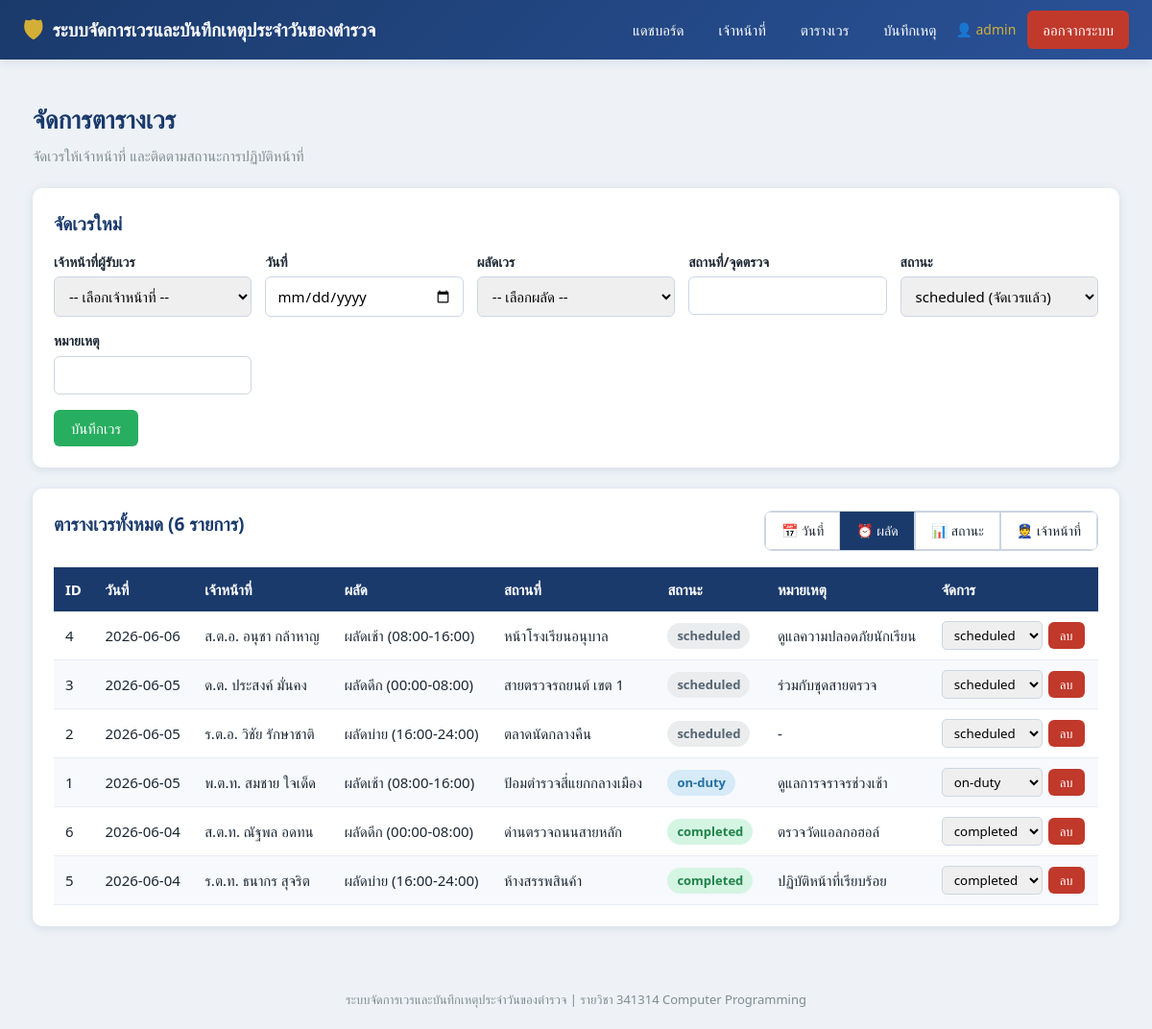
The page /duties?sort=shift&order=asc (signed in) on the database its author committed.
### tables this page shows
CREATE TABLE duties (
            id          INTEGER PRIMARY KEY AUTOINCREMENT,
            officer_id  INTEGER NOT NULL REFERENCES officers(id) ON DELETE CASCADE,
            duty_date   TEXT NOT NULL,
            shift       TEXT NOT NULL,
            location    TEXT NOT NULL,
            status      TEXT NOT NULL DEFAULT 'scheduled',
            note        TEXT,
            created_at  TEXT NOT NULL
        );

CREATE TABLE officers (
            id         INTEGER PRIMARY KEY AUTOINCREMENT,
            rank       TEXT NOT NULL,
            full_name  TEXT NOT NULL,
            badge_no   TEXT NOT NULL UNIQUE,
            phone      TEXT,
            station    TEXT,
            created_at TEXT NOT NULL
        );

### app.py (the view)
@app.route("/duties")
@login_required
def duties():
    sort_by = request.args.get("sort", "duty_date")  # เรียงตาม: duty_date, shift, status, officer_name
    order = request.args.get("order", "desc")  # asc หรือ desc
    all_duties = db.get_all_duties()
    all_officers = db.get_all_officers()
    if sort_by == "duty_date":
        all_duties.sort(key=lambda x: x['duty_date'] or "")
    elif sort_by == "shift":
        shift_order = ["เช้า", "บ่าย", "ดึก"]
        all_duties.sort(key=lambda x: shift_order.index(x['shift']) if x['shift'] in shift_order else 999)
    elif sort_by == "status":
        status_order = ["scheduled", "in_progress", "completed", "absent"]
        all_duties.sort(key=lambda x: status_order.index(x['status']) if x['status'] in status_order else 999)
    elif sort_by == "officer_name":
        all_duties.sort(key=lambda x: x['officer_name'] or "")
    else:
        all_duties.sort(key=lambda x: x['id'])
    if order == "desc":
        all_duties.reverse()
    return render_template("duties.html", duties=all_duties, officers=all_officers, sort_by=sort_by, order=order)

### app.py (called while the page is built)
def login_required(view):
    @functools.wraps(view)
    def wrapped_view(*args, **kwargs):
        if "user_id" not in session:
            flash("กรุณาเข้าสู่ระบบก่อนใช้งาน", "warning")
            return redirect(url_for("login"))
        return view(*args, **kwargs)
    return wrapped_view

### db.py (called while the page is built)
def get_connection():
    if USE_POSTGRES:
        conn = psycopg2.connect(DATABASE_URL)
        return conn
    else:
        conn = sqlite3.connect(SQLITE_PATH, timeout=10)
        conn.row_factory = sqlite3.Row
        conn.execute("PRAGMA foreign_keys = ON;")
        conn.execute("PRAGMA journal_mode = WAL;")
        return conn

def _dict_cursor(conn):
    if USE_POSTGRES:
        return conn.cursor(cursor_factory=psycopg2.extras.RealDictCursor)
    return conn.cursor()

def _row_to_dict(row):
    if row is None:
        return None
    return dict(row)

def get_all_officers():
    conn = get_connection()
    cur = _dict_cursor(conn)
    cur.execute("SELECT * FROM officers ORDER BY id;")
    rows = [_row_to_dict(r) for r in cur.fetchall()]
    conn.close()
    return rows

def get_all_duties():
    conn = get_connection()
    cur = _dict_cursor(conn)
    cur.execute("""
        SELECT d.id, d.duty_date, d.shift, d.location, d.status, d.note,
               o.rank AS officer_rank, o.full_name AS officer_name, o.id AS officer_id
        FROM duties d
        JOIN officers o ON d.officer_id = o.id
        ORDER BY d.duty_date DESC, d.shift;
    """)
    rows = [_row_to_dict(r) for r in cur.fetchall()]
    conn.close()
    return rows

### templates/duties.html (shortened to what this page needs)
{% extends "base.html" %}
{% block content %}
<div class="page-title">จัดการตารางเวร</div>
<div class="page-subtitle">จัดเวรให้เจ้าหน้าที่ และติดตามสถานะการปฏิบัติหน้าที่</div>
<div class="card">
    <h2>จัดเวรใหม่</h2>
    {% if officers %}
    <form method="POST" action="{{ url_for('duties_add') }}">
        <div class="form-grid">
            <div class="form-group">
                <label>เจ้าหน้าที่ผู้รับเวร</label>
                <select name="officer_id" required>
                    <option value="">-- เลือกเจ้าหน้าที่ --</option>
                </select>
            </div>
            <div class="form-group">
                <label>วันที่</label>
                <input type="date" name="duty_date" required>
            </div>
            <div class="form-group">
                <label>ผลัดเวร</label>
                <select name="shift" required>
                    <option value="">-- เลือกผลัด --</option>
                </select>
            </div>
            <div class="form-group">
                <label>สถานที่/จุดตรวจ</label>
                <input type="text" name="location" required>
            </div>
            <div class="form-group">
                <label>สถานะ</label>
                <select name="status">
                    <option value="scheduled">scheduled (จัดเวรแล้ว)</option>
                </select>
            </div>
            <div class="form-group">
                <label>หมายเหตุ</label>
                <input type="text" name="note">
            </div>
        </div>
        <div class="form-actions">
            <button type="submit" class="btn btn-success">บันทึกเวร</button>
        </div>
    </form>
    {% else %}
    <p style="color:var(--danger);">ยังไม่มีรายชื่อเจ้าหน้าที่ในระบบ กรุณาเพิ่มเจ้าหน้าที่ที่เมนู "เจ้าหน้าที่" ก่อนจัดเวร</p>
    {% endif %}
</div>
<div class="card">
    <div style="display: flex; justify-content: space-between; align-items: center; margin-bottom: 1rem;">
        <h2>ตารางเวรทั้งหมด ({{ duties|length }} รายการ)</h2>
        <div class="btn-group" style="border: 1px solid #cbd5e1; border-radius: 8px; overflow: hidden;">
            <a href="{{ url_for('duties', sort='duty_date', order='desc') }}"
               class="btn btn-outline {% if sort_by == 'duty_date' %}active{% endif %}"
               style="border-radius: 0; border-right: 1px solid #cbd5e1;">
                📅 วันที่
            </a>
            <a href="{{ url_for('duties', sort='shift', order='asc') }}"
               class="btn btn-outline {% if sort_by == 'shift' %}active{% endif %}"
               style="border-radius: 0; border-right: 1px solid #cbd5e1;">
                ⏰ ผลัด
            </a>
            <a href="{{ url_for('duties', sort='status', order='asc') }}"
               class="btn btn-outline {% if sort_by == 'status' %}active{% endif %}"
               style="border-radius: 0; border-right: 1px solid #cbd5e1;">
                📊 สถานะ
            </a>
            <a href="{{ url_for('duties', sort='officer_name', order='asc') }}"
               class="btn btn-outline {% if sort_by == 'officer_name' %}active{% endif %}"
               style="border-radius: 0;">
                👮 เจ้าหน้าที่
            </a>
        </div>
    </div>
    <div class="table-wrap">
    <table>
        <thead>
            <tr>
                <th>ID</th><th>วันที่</th><th>เจ้าหน้าที่</th><th>ผลัด</th>
                <th>สถานที่</th><th>สถานะ</th><th>หมายเหตุ</th><th>จัดการ</th>
            </tr>
        </thead>
        <tbody>
            {% for d in duties %}
            <tr>
                <td>{{ d.id }}</td>
                <td>{{ d.duty_date }}</td>
                <td>{{ d.officer_rank }} {{ d.officer_name }}</td>
                <td>{{ d.shift }}</td>
                <td>{{ d.location }}</td>
                <td>
                    {% if d.status == 'scheduled' %}<span class="badge badge-scheduled">scheduled</span>
                    {% elif d.status == 'on-duty' %}<span class="badge badge-onduty">on-duty</span>
                    {% else %}<span class="badge badge-completed">completed</span>{% endif %}
                </td>
                <td>{{ d.note or "-" }}</td>
                <td>
                    <div class="inline-form">
                        <form method="POST" action="{{ url_for('duties_status', duty_id=d.id) }}" class="inline-form">
                            <select name="status" onchange="this.form.submit()">
                                <option value="scheduled" {{ 'selected' if d.status=='scheduled' }}>scheduled</option>
                                <option value="on-duty" {{ 'selected' if d.status=='on-duty' }}>on-duty</option>
                                <option value="completed" {{ 'selected' if d.status=='completed' }}>completed</option>
                            </select>
                        </form>
                        <form method="POST" action="{{ url_for('duties_delete', duty_id=d.id) }}"
                              onsubmit="return confirm('ต้องการลบรายการเวรนี้หรือไม่?');">
                            <button type="submit" class="btn btn-danger btn-sm">ลบ</button>
                        </form>
                    </div>
                </td>
            </tr>
            {% else %}
            <tr><td colspan="8" style="text-align:center; color:#95a5a6;">ยังไม่มีรายการเวร</td></tr>
            {% endfor %}
        </tbody>
    </table>
    </div>
</div>
{% endblock %}

### static/style.css (style rules this page uses)
:root { --primary: #1a3a6b; --secondary: #2a5298; --accent: #d4af37; --bg: #eef2f7; --white: #ffffff; --text: #1c2733; --muted: #7f8c8d; --danger: #c0392b; --success: #27ae60; --warning: #e67e22; --shadow: 0 2px 10px rgba(26, 58, 107, 0.12); }
* { margin: 0; padding: 0; box-sizing: border-box; }
body { font-family: "Segoe UI", "Sarabun", "Tahoma", sans-serif; background: var(--bg); color: var(--text); line-height: 1.6; }
a { text-decoration: none; color: inherit; }
.page-title { font-size: 26px; font-weight: 700; color: var(--primary); margin-bottom: 4px; }
.page-subtitle { color: var(--muted); font-size: 15px; margin-bottom: 22px; }
.card { background: var(--white); border-radius: 10px; box-shadow: var(--shadow); padding: 22px; margin-bottom: 22px; }
.card h2 { font-size: 19px; color: var(--primary); margin-bottom: 14px; }
.form-grid { display: grid; grid-template-columns: repeat(auto-fit, minmax(200px, 1fr)); gap: 14px; }
.form-group { display: flex; flex-direction: column; }
.form-group label { font-size: 14px; font-weight: 600; margin-bottom: 4px; color: var(--text); }
.form-group input, .form-group select, .form-group textarea { padding: 9px 11px; border: 1px solid #cdd6e4; border-radius: 6px; font-size: 15px; font-family: inherit; }
.form-actions { margin-top: 16px; display: flex; gap: 10px; }
.btn { border: none; border-radius: 6px; padding: 9px 18px; font-size: 15px; font-family: inherit; cursor: pointer; transition: opacity 0.2s, transform 0.1s; color: var(--white); }
.btn-success { background: var(--success); }
.btn-danger { background: var(--danger); }
.btn-sm { padding: 5px 12px; font-size: 13px; }
.btn-outline { background: white; color: var(--text); border: 1px solid #cbd5e1; padding: 8px 16px; font-size: 14px; text-decoration: none; display: inline-block; transition: all 0.2s; }
.btn-outline.active { background: var(--primary); color: white; border-color: var(--primary); }
.btn-group { display: inline-flex; }
.table-wrap { overflow-x: auto; }
table { width: 100%; border-collapse: collapse; font-size: 15px; }
thead th { background: var(--primary); color: var(--white); padding: 11px 12px; text-align: left; font-weight: 600; white-space: nowrap; }
tbody td { padding: 10px 12px; border-bottom: 1px solid #e8edf4; }
tbody tr:nth-child(even) { background: #f7f9fc; }
.badge { display: inline-block; padding: 3px 10px; border-radius: 20px; font-size: 13px; font-weight: 600; }
.badge-scheduled { background: #eaecee; color: #566573; }
.badge-onduty { background: #d6eaf8; color: #2471a3; }
.badge-completed { background: #d5f5e3; color: #1e8449; }
.inline-form { display: flex; gap: 6px; align-items: center; }
.inline-form select { padding: 4px 8px; border-radius: 5px; border: 1px solid #cdd6e4; font-family: inherit; }

### rows shown on the page
duties: id "4", duty_date "2026-06-06", officer_rank "ส.ต.อ.", officer_name "อนุชา กล้าหาญ", shift "ผลัดเช้า (08:00-16:00)", location "หน้าโรงเรียนอนุบาล", status "scheduled", note "ดูแลความปลอดภัยนักเรียน"
duties: id "3", duty_date "2026-06-05", officer_rank "ด.ต.", officer_name "ประสงค์ มั่นคง", shift "ผลัดดึก (00:00-08:00)", location "สายตรวจรถยนต์ เขต 1", status "scheduled", note "ร่วมกับชุดสายตรวจ"
duties: id "2", duty_date "2026-06-05", officer_rank "ร.ต.อ.", officer_name "วิชัย รักษาชาติ", shift "ผลัดบ่าย (16:00-24:00)", location "ตลาดนัดกลางคืน", status "scheduled", note "-"
duties: id "1", duty_date "2026-06-05", officer_rank "พ.ต.ท.", officer_name "สมชาย ใจเด็ด", shift "ผลัดเช้า (08:00-16:00)", location "ป้อมตำรวจสี่แยกกลางเมือง", status "on-duty", note "ดูแลการจราจรช่วงเช้า"
duties: id "6", duty_date "2026-06-04", officer_rank "ส.ต.ท.", officer_name "ณัฐพล อดทน", shift "ผลัดดึก (00:00-08:00)", location "ด่านตรวจถนนสายหลัก", status "completed", note "ตรวจวัดแอลกอฮอล์"
duties: id "5", duty_date "2026-06-04", officer_rank "ร.ต.ท.", officer_name "ธนากร สุจริต", shift "ผลัดบ่าย (16:00-24:00)", location "ห้างสรรพสินค้า", status "completed", note "ปฏิบัติหน้าที่เรียบร้อย"

### other values the page prints
{{ session.get('username') }} "admin"
{{ duties|length }} "6"
